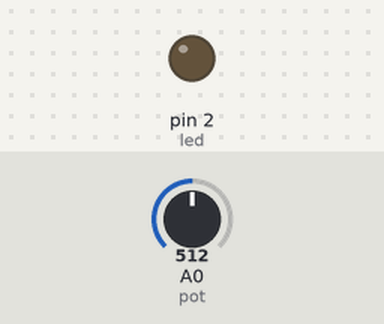
This sketch was run on a simulated Arduino Uno, built with avr-gcc and run on an emulated ATmega328P. On the bench: output pins drawn as LEDs (lit = HIGH). The inputs (shaded band) are chosen by the test bench; at power-on: A0 (pot) = 512. Pins used as bus, display or sensor lines are not drawn.

Above: at 1.2 s.
1.3 s: A0 (pot) set to 722
2.8 s: A0 (pot) set to 748
At 3.2 s:
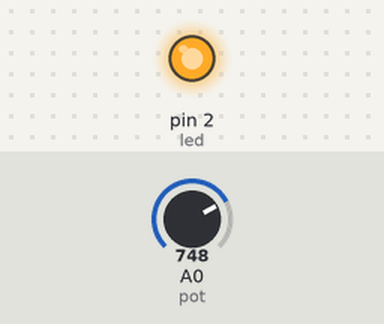
4.3 s: A0 (pot) set to 716
At 5.5 s:
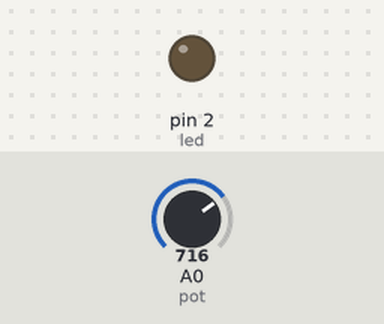
5.8 s: A0 (pot) set to 900
At 6.7 s:
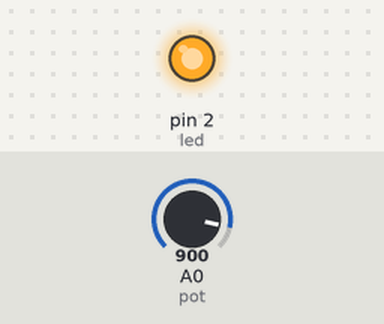
Timing chart, 0 to 8.3 s (numbered marks = the images above; inputs shaded):
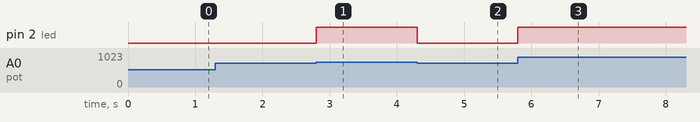

The sketch:

set4.ino
```cpp
#define led 2
#define pot A0
#define dc 3

#define LIMIT 4000


void setup()
{
  Serial.begin(9600);
  pinMode(led, OUTPUT);
  pinMode(dc, OUTPUT);
}

void loop()
{
  int pot_deger = analogRead(pot);
  int motor = map(pot_deger,0,1023,0,255);
  analogWrite(dc, motor);
  int rpm = map(motor,0,255,0,5555);
  if(rpm > LIMIT){
  	digitalWrite(led, HIGH);
  }
  else{
    digitalWrite(led, LOW);
  }
}
```

Measured:
- the behaviour switches between 738 and 739 on A0 (pot) (found by bisection; images 0 and 1)
- after the input at 1.3 s, every drawn part: stays the same
- after the input at 2.8 s, pin 2 (led): LOW → HIGH at once
- after the input at 4.3 s, pin 2 (led): HIGH → LOW at once
- after the input at 5.8 s, pin 2 (led): LOW → HIGH at once
